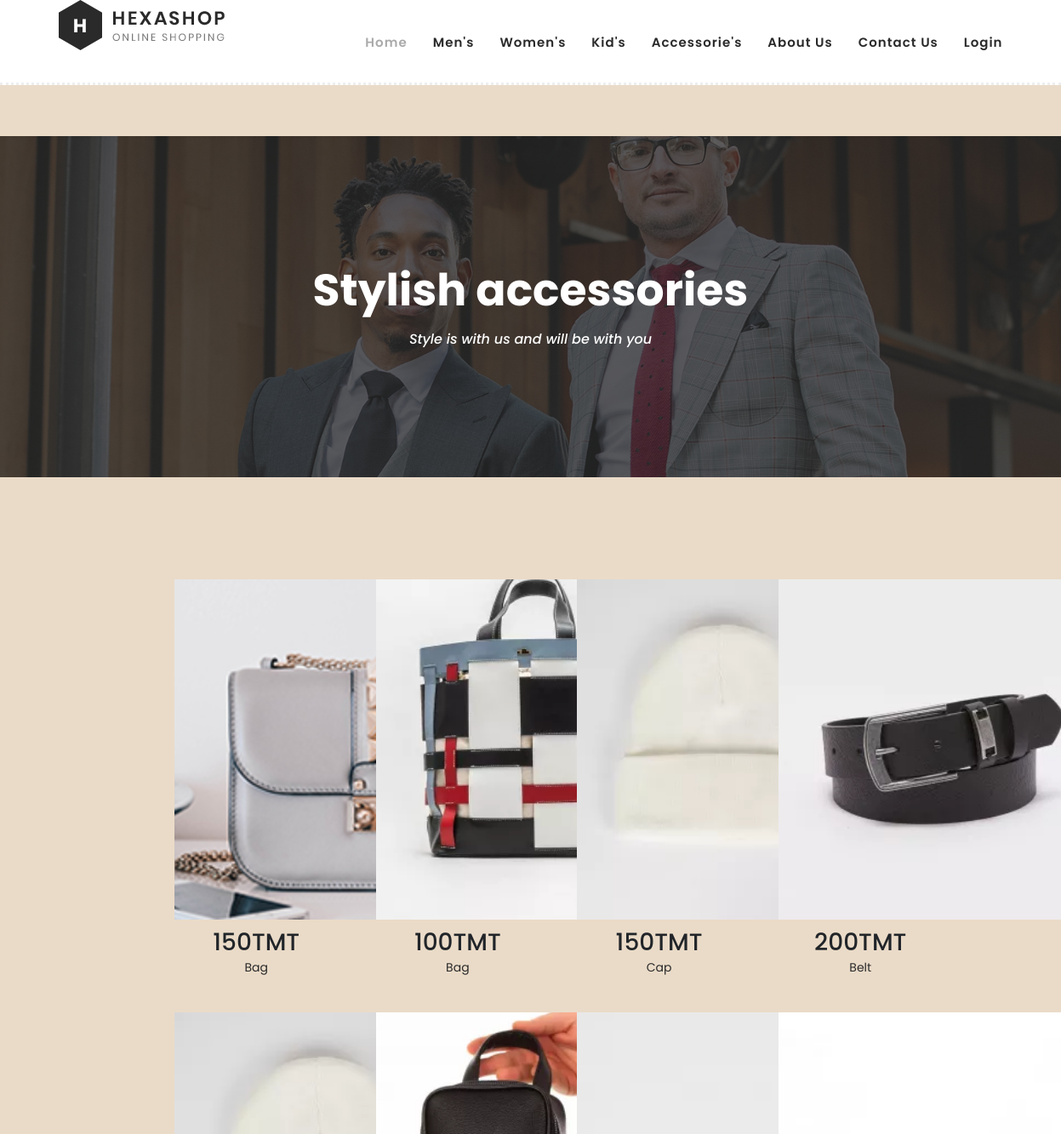
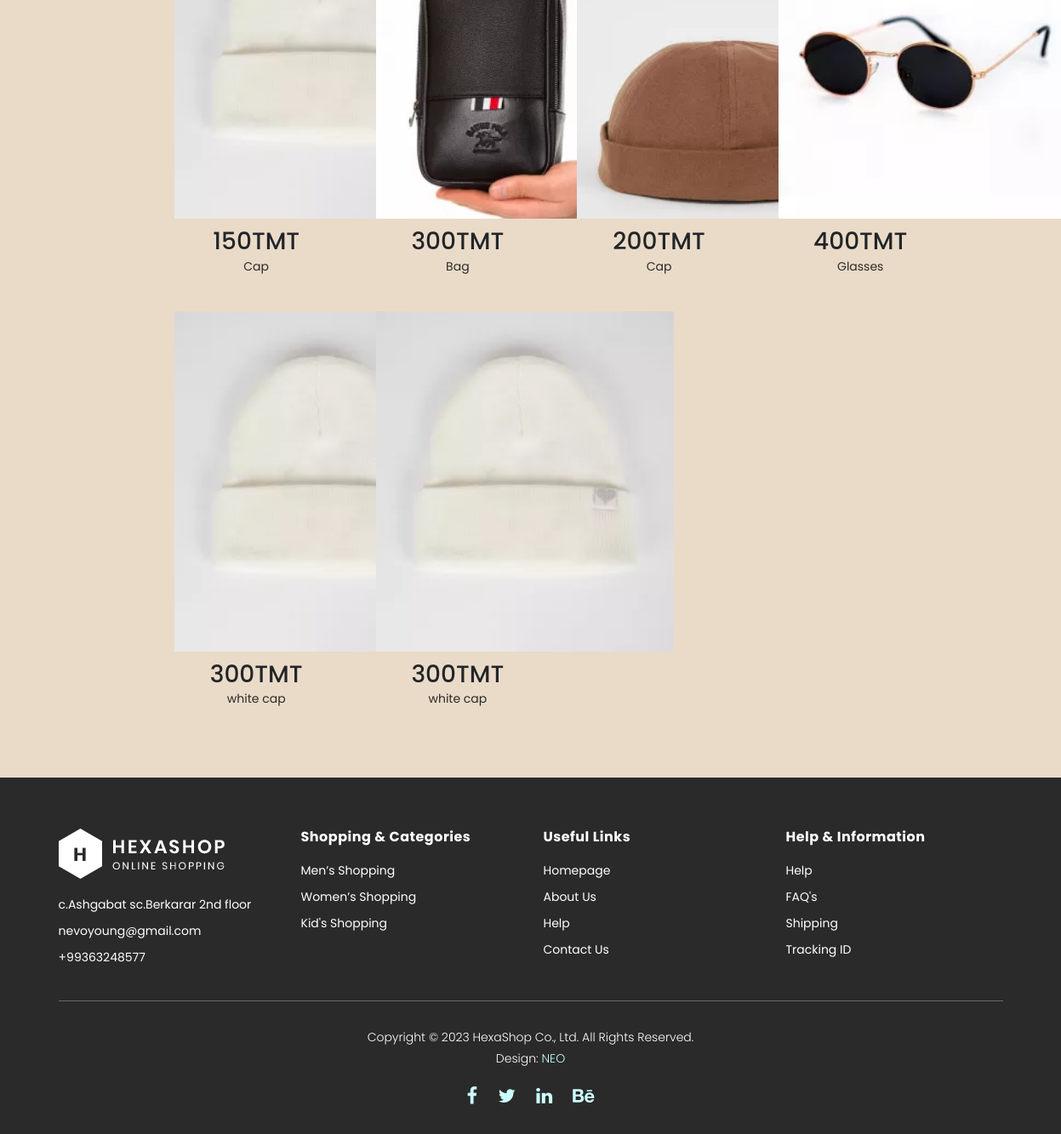
The page /products/accessories on the database its author committed (2 pictures, top to bottom).
### products/models.py (models this page shows)
class Accessories(models.Model):
    image = models.ImageField(upload_to='static/images')
    name = models.CharField(max_length=120)
    baha = models.CharField(max_length=20)
    description = models.TextField(null=True)
    class Meta:
        verbose_name = 'Accessory'
        verbose_name_plural = 'Accessories'

### products/views.py (the view)
# urls.py: path('accessories',accessories,name = 'accessories'),
def accessories(request):
    accessories= Accessories.objects.all()
    context = {
        "accessories":accessories
    }
    return render(request,'products/accessories.html',context=context)

### templates/products/accessories.html
{% extends 'base.html' %}
{% block content %}
<div class="page-heading" id="top">
        <div class="container">
            <div class="row">
                <div class="col-lg-12">
                    <div class="inner-content">
                        <h2>Stylish accessories</h2>
                        <span>Style is with us and will be with you</span>
                    </div>
                </div>
            </div>
        </div>
    </div>
<div class="products">
    <div class="row">
        <div class="col-lg-12">
            {% for accessory in accessories %}
            <div class="product">
                <img src="{{ accessory.image.url }}" alt="">
                <h3>{{ accessory.baha }}TMT</h3>
                <p>{{ accessory.name }} </p>
            </div>
            {% endfor %}
        </div>
    </div>
</div>
{% endblock %}

### static/css/templatemo-hexashop.css (style rules this page uses)
html, body, div, span, applet, object, iframe, h1, h2, h3, h4, h5, h6, p, blockquote, div pre, a, abbr, acronym, address, big, cite, code, del, dfn, em, font, img, ins, kbd, q, s, samp, small, strike, strong, sub, sup, tt, var, b, u, i, center, dl, dt, dd, ol, ul, li, figure, header, nav, section, article, aside, footer, figcaption { margin: 0; padding: 0; border: 0; outline: 0; }
* { box-sizing: border-box; }
html, body { font-family: 'Poppins', sans-serif; font-weight: 400; background-color: #fff; font-size: 16px; -ms-text-size-adjust: 100%; -webkit-font-smoothing: antialiased; -moz-osx-font-smoothing: grayscale; }
h1, h2, h3, h4, h5, h6 { margin-top: 0px; margin-bottom: 0px; }
p { font-size: 14px; line-height: 25px; color: #2a2a2a; }
html, body { background:#Eadbc8; font-family: 'Poppins', sans-serif; }
.page-heading { margin-top: 160px; margin-bottom: 30px; background-image: url(../images/products-page-heading.jpg); background-position: center center; background-size: cover; background-repeat: no-repeat; }
.page-heading .inner-content { padding: 150px 0px; text-align: center; }
.page-heading .inner-content h2 { font-size: 52px; color: #fff; font-weight: 700; margin-bottom: 15px; }
.page-heading .inner-content span { font-size: 16px; font-weight: 500; color: #fff; font-style: italic; }

### static/css/products.css (style rules this page uses)
* { padding: 0; margin: 0; }
.product { display: inline-block; width: 20%; margin: 10px; padding: 10px; text-align: center; }
.product img { width: 350px; height: 400px; object-fit: cover; margin-bottom: 10px; }
.products { margin-top: 100px; }
.products .row { margin-left: 170px; }

### rows shown on the page
Accessories: image (picture), baha "150", name "Bag"
Accessories: image (picture), baha "100", name "Bag"
Accessories: image (picture), baha "150", name "Cap"
Accessories: image (picture), baha "200", name "Belt"
Accessories: image (picture), baha "150", name "Cap"
Accessories: image (picture), baha "300", name "Bag"
Accessories: image (picture), baha "200", name "Cap"
Accessories: image (picture), baha "400", name "Glasses"
Accessories: image (picture), baha "300", name "white cap"
Accessories: image (picture), baha "300", name "white cap"
